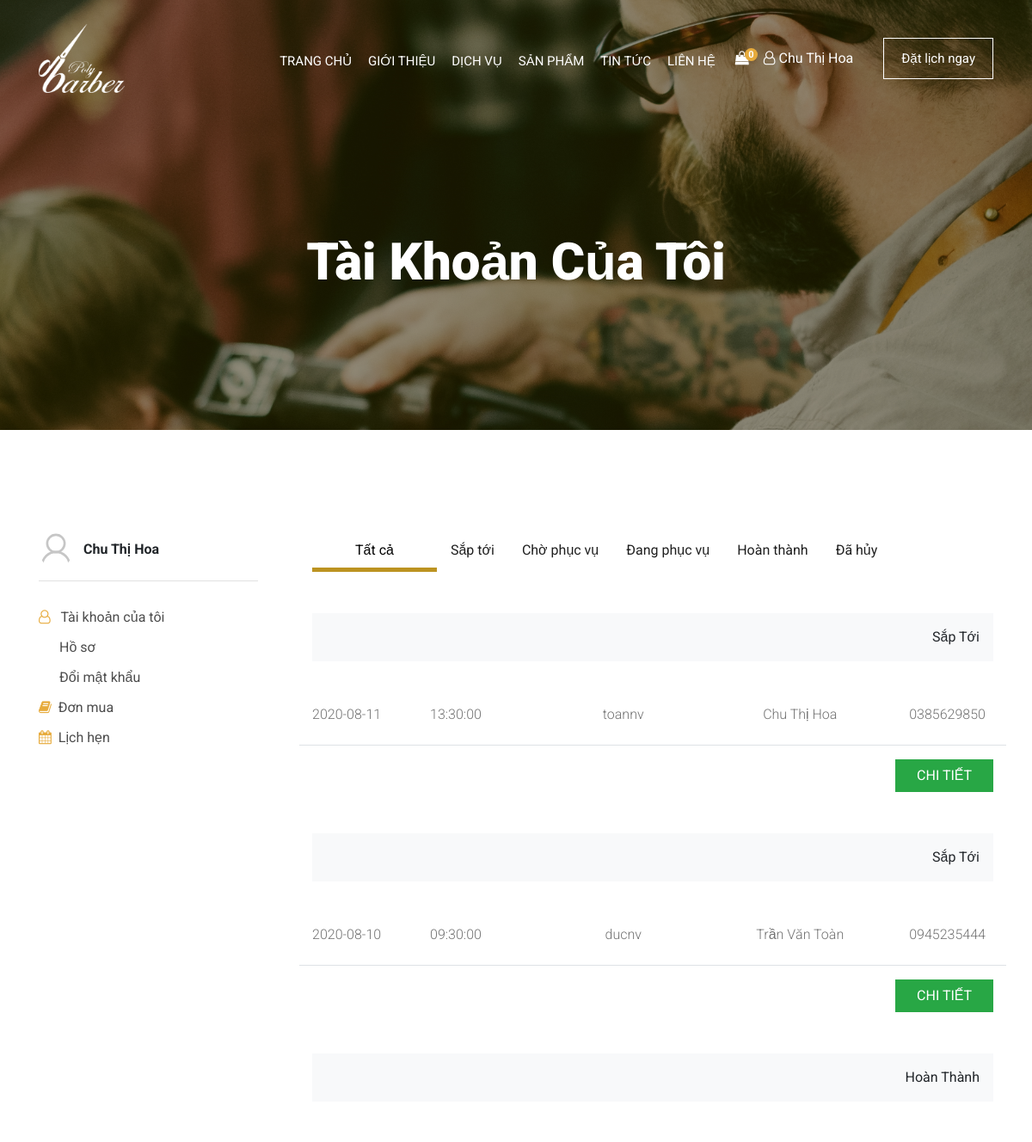
Before: /?page=profile&action=booking (signed in, upper part) with the older database file.
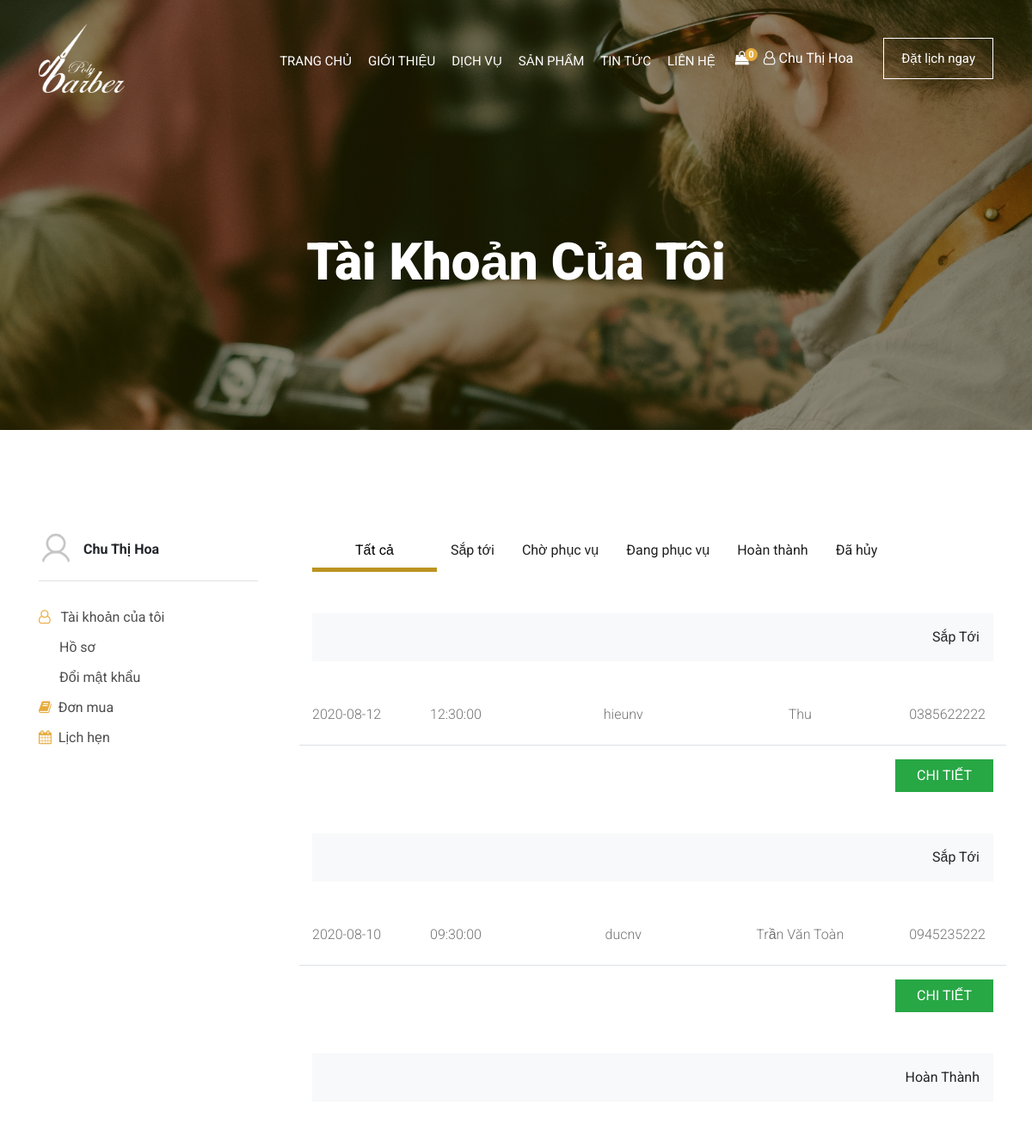
After: the same page with the newer database file.
### tables this page shows
CREATE TABLE `setting` (
  `id` int(11) NOT NULL,
  `logo` varchar(191) NOT NULL,
  `file_ico` varchar(191) NOT NULL,
  `title` varchar(191) NOT NULL,
  `introduce` text NOT NULL,
  `slogan` varchar(191) NOT NULL
);

CREATE TABLE `customers` (
  `id` int(11) NOT NULL,
  `name` varchar(191) NOT NULL,
  `phone` varchar(11) NOT NULL,
  `email` varchar(191) DEFAULT NULL,
  `password` varchar(191) NOT NULL,
  `address` varchar(255) NOT NULL,
  `images` varchar(191) DEFAULT NULL,
  `code` varchar(191) DEFAULT NULL,
  `time_code` int(11) DEFAULT NULL
);

CREATE TABLE `appointments` (
  `id` int(11) NOT NULL,
  `id_member` int(11) NOT NULL,
  `id_customer` int(11) NOT NULL,
  `day` date NOT NULL,
  `id_time` int(11) NOT NULL,
  `cancel` int(1) NOT NULL,
  `created_at` timestamp NOT NULL DEFAULT current_timestamp()
);

CREATE TABLE `word_time` (
  `id` int(11) NOT NULL,
  `time` time NOT NULL
);

CREATE TABLE `members` (
  `id` int(11) NOT NULL,
  `account` varchar(191) NOT NULL,
  `password` varchar(191) NOT NULL,
  `name` varchar(191) NOT NULL,
  `address` varchar(255) NOT NULL,
  `phone` varchar(11) NOT NULL,
  `email` varchar(191) NOT NULL,
  `role` int(1) NOT NULL,
  `images` varchar(191) DEFAULT NULL,
  `code` varchar(191) DEFAULT NULL,
  `time_code` int(11) DEFAULT NULL
);

### layout/layout.php (called while the page is built)
<?php include_once "header.php" ?>
    <?php include_once $view_page ?>
<?php include_once "footer.php" ?>

### index.php (called while the page is built, shortened)
<?php
require_once "libs/members.php";
require_once "libs/customers.php";
require_once "libs/setting.php";
require_once "libs/appointments.php";
extract($_REQUEST);
$page = isset($_GET['page']) ? $_GET['page'] : '';
switch ($page) {
    case 'profile':
        $view_page = "site/profile.php";
        break;
}
include_once "layout/layout.php";

### libs/database.php (called while the page is built, shortened)
<?php
function connection()
{
    try {
        $conn = new PDO("mysql:host=localhost; dbname=barber; charset=utf8", "root", "");
    } catch (PDOException $e) {
        echo "Lỗi Kết nối" . $e->getMessage();
    }
    return $conn;
}
function query_exe($sql) {
    $conn = connection();
    try {
        $stmt = $conn->prepare($sql);
        $stmt->execute();
        $result = $stmt->fetchAll(PDO::FETCH_ASSOC);
        return $result;
    } catch (PDOException $e) {
        echo "Lỗi dữ liệu" . $e->getMessage();
    } finally {
        unset($conn);
    }
}
function query_limit($sql) {
    $conn = connection();
    try {
        $stmt = $conn->prepare($sql);
        $stmt->execute();
        $result = $stmt->fetch(PDO::FETCH_ASSOC);
        return $result;
    } catch (PDOException $e) {
        echo "Lỗi dữ liệu" . $e->getMessage();
    } finally {
        unset($conn);
    }
}
function listOne($table, $id, $value) {
    $conn = connection();
    try {
        $sql = "Select * from $table WHERE $id=:$id";
        $stmt = $conn->prepare($sql);
        $stmt->bindParam(":$id", $value);
        $stmt->execute();
        $result = $stmt->fetch(PDO::FETCH_ASSOC);
    } catch (PDOException $e) {
        echo "Lỗi không thể lấy dữ liệu" . $e->getMessage();
    } finally {
        unset($conn);
    }
    return $result;
}

### libs/setting.php (called while the page is built, shortened)
<?php
require_once "database.php";
function list_limit_setting(){
    $sql = "SELECT * from setting order by id limit 0,1";
    return query_limit($sql);
}

### libs/customers.php (called while the page is built, shortened)
<?php
require_once "database.php";
function custom_check($id,$values){
    return listOne('customers',$id, $values);
}

### libs/appointments.php (called while the page is built, shortened)
<?php
require_once "database.php";
function list_all_appointment(){
    $sql = "SELECT appointments.*, account, customers.name,customers.phone ,time
    from appointments inner join customers on customers.id = appointments.id_customer
    inner join members on members.id = appointments.id_member
    inner join word_time on word_time.id = appointments.id_time ORDER BY id DESC";
    return query_exe($sql);
}

### site/account/booking.php (the view, shortened to what the rows shown need)
<?php
if (isset($_SESSION['member'])) {
    if ($_SESSION['member']['role'] == 3) {
        $booking = appointment_member($_SESSION['member']['id']);
        $booking_early = appointment_member_status($_SESSION['member']['id'], 0);
        $booking_wait = appointment_member_status($_SESSION['member']['id'], 1);
        $booking_doing = appointment_member_status($_SESSION['member']['id'], 2);
        $booking_did = appointment_member_status($_SESSION['member']['id'], 3);
        $booking_cancel = appointment_member_status($_SESSION['member']['id'], 4);
    } else {
        $booking = list_all_appointment();
    }
}
?>
<section class="booking">
    <div class="tab-content" id="pills-tabContent">
        <div class="tab-pane fade show active" id="pills-all" role="tabpanel" aria-labelledby="pills-all-tab">
            <?php if (!empty($booking)) : ?>
                <div class="order mt-5">
                    <?php foreach ($booking as $b) : ?>
                        <div class="text-right align-content-end text-capitalize mb-5 bg-light p-3">
                            <?php if ($b['cancel'] == 0) : ?>
                                Sắp tới
                            <?php elseif ($b['cancel'] == 1) : ?>
                                Chờ phục vụ
                            <?php elseif ($b['cancel'] == 2) : ?>
                                Đang phục vụ
                            <?php elseif ($b['cancel'] == 3) : ?>
                                Hoàn thành
                            <?php else : ?>
                                Đã hủy
                            <?php endif; ?>
                        </div>
                        <div class="row border-bottom pb-2 mb-3">
                            <div class="col-2">
                                <p><?= $b['day'] ?></p>
                            </div>
                            <div class="col-2">
                                <p><?= $b['time'] ?></p>
                            </div>
                            <div class="col-3">
                                <p class="text-center"><?= $b['account'] ?></p>
                            </div>
                            <?php if (!isset($_SESSION['member'])) : ?>
                                <div class="col-3">
                                    <p class="text-center"><?= $b['member_name'] ?></p>
                                </div>
                                <div class="col-2">
                                    <img class="rounded-circle" src="images/users/<?= $b['member_images'] ?>" alt="Anh member" width="40" height="40">
                                </div>
                            <?php else : ?>
                                <div class="col-3">
                                    <p class="text-center"><?= $b['name'] ?></p>
                                </div>
                                <div class="col-2">
                                    <p class="text-center"><?= $b['phone'] ?></p>
                                </div>
                            <?php endif; ?>
                        </div>
                        <div class="row mb-5">
                            <div class="col-12 text-right align-content-end">
                                <a href="<?= ROOT ?>?page=profile&action=detail&id=<?= $b['id'] ?>" class="btn btn-success text-uppercase pl-4 pr-4 rounded-0">Chi tiết</a>
                            </div>
                        </div>
                    <?php endforeach; ?>
                </div>
            <?php endif; ?>
        </div>
    </div>
</section>

### layout/header.php (shortened to what the rows shown need)
<?php
require_once "site/booking.php";
$setting = list_limit_setting();
 ?>
<!DOCTYPE html>
<html class="no-js" lang="zxx">
<head>
    <link rel="stylesheet" href="content/css/bootstrap.min.css" />
    <link rel="stylesheet" href="https://cdnjs.cloudflare.com/ajax/libs/select2/4.0.0/css/select2.min.css" />
    <link rel="stylesheet" href="content/css/toastr.min.css" />
    <link rel="stylesheet" href="content/css/owl.carousel.min.css" />
    <link rel="stylesheet" href="content/css/magnific-popup.css" />
    <link rel="stylesheet" href="content/css/font-awesome.min.css" />
    <link rel="stylesheet" href="content/css/themify-icons.css" />
    <link rel="stylesheet" href="content/css/nice-select.css" />
    <link rel="stylesheet" href="content/css/flaticon.css" />
    <link rel="stylesheet" href="content/css/gijgo.css" />
    <link rel="stylesheet" href="content/css/animate.css" />
    <link rel="stylesheet" href="content/css/slicknav.css" />
    <link rel="stylesheet" href="content/css/pgwslideshow.min.css">
    <link rel="stylesheet" href="content/css/style.css" />
</head>
<body>
    <header>
        <div class="header-area ">
            <div id="sticky-header" class="main-header-area">
                <div class="container">
                    <div class="row align-items-center">
                        <div class="col-xl-2 col-lg-2">
                            <div class="logo-img">
                                <a href="<?= ROOT ?>">
                                    <img src="images/<?=$setting['logo']?>" alt="" width="100" height="80">
                                </a>
                            </div>
                        </div>
                    </div>
                </div>
            </div>
        </div>
    </header>

### site/profile.php (shortened to what the rows shown need)
<?php
if (isset($_SESSION['customer'])) {
    $custom = custom_check('phone', $_SESSION['customer']['phone']);
} else {
    header('location:' . ROOT);
    die();
}
?>
<div class="section-padding">
    <div class="container">
        <div class="row">
            <div class="col-3 mb-5">
                <div class="avatar_user mb-4">
                    <img src="images/users/<?= $custom['images'] ?>" alt="" class="rounded-circle mr-2" width="40" height="40">
                    <strong href="?page=profile&action=profile"><?= $custom['name'] ?></strong>
                </div>
            </div>
            <div class="col-9 pl-5">
                <?php
                $action = isset($_GET['action']) ? $_GET['action'] : '';
                switch ($action) {
                    case 'booking':
                        include_once "site/account/booking.php";
                        break;
                }
                ?>
            </div>
        </div>
    </div>
</div>

Changed rows visible on the page:
removed appointments: cancel "Sắp Tới", day "2020-08-11", word_time.time "13:30:00", id_member.account "toannv", id_customer.name "Chu Thị Hoa", id_customer.phone "0385629850"
added appointments: cancel "Sắp Tới", day "2020-08-12", word_time.time "12:30:00", id_member.account "hieunv", id_customer.name "Thu", id_customer.phone "0385622222"
changed through a linked row, appointments "ducnv": id_customer.phone "0945235444" → "0945235222"
